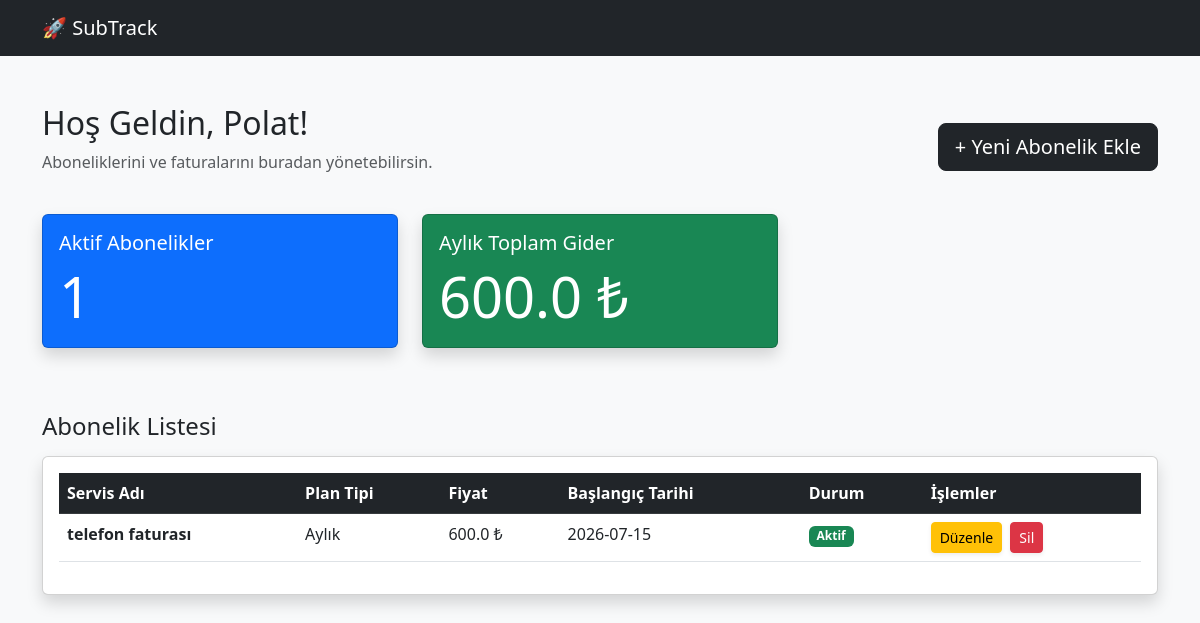
Before: / with the older database file.
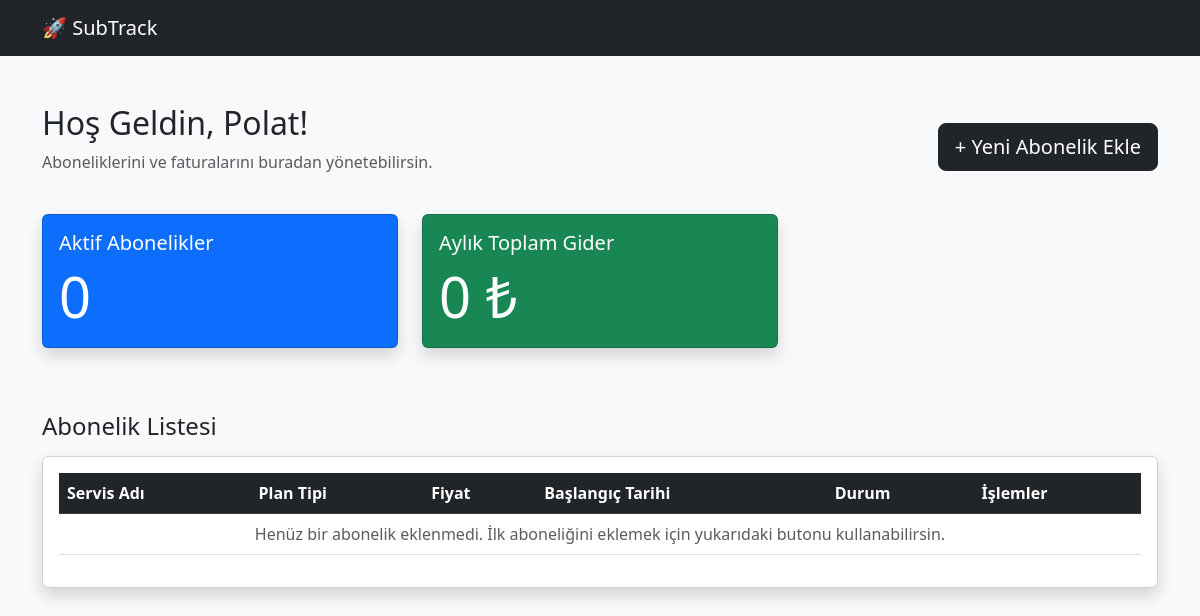
After: the same page with the newer database file.
### tables this page shows
CREATE TABLE users (
                id INTEGER PRIMARY KEY AUTOINCREMENT,
                username TEXT NOT NULL UNIQUE,
                email TEXT NOT NULL UNIQUE,
                created_at TIMESTAMP DEFAULT CURRENT_TIMESTAMP
            );

CREATE TABLE subscriptions (
                id INTEGER PRIMARY KEY AUTOINCREMENT,
                user_id INTEGER NOT NULL,
                name TEXT NOT NULL,
                plan_type TEXT NOT NULL CHECK (plan_type IN ('Aylık', 'Yıllık', 'Haftalık')),
                price REAL NOT NULL,
                start_date DATE,
                status TEXT DEFAULT 'Aktif' CHECK (status IN ('Aktif', 'İptal Edildi')),
                FOREIGN KEY (user_id) REFERENCES users (id) ON DELETE CASCADE
            );

### app.py (the view)
@app.route("/")
def home():
    current_user = db.get_users()[0]
    subs = db.get_subscriptions()
    total_subs = len(subs)
    total_cost = sum(sub['price'] for sub in subs)
    return render_template("dashboard.html", user=current_user, subs=subs, total_subs=total_subs, total_cost=total_cost)

### db.py (called while the page is built)
    def connect(self):
        self.conn = sqlite3.connect(self.db_name)
        self.conn.execute("PRAGMA foreign_keys = ON;")
        self.conn.row_factory = sqlite3.Row
        return self.conn

    def close(self):
        if self.conn:
            self.conn.close()
            self.conn = None

    def execute_query(self, query, params=None):
        opened_here = False
        if not self.conn:
            self.connect()
            opened_here = True
        try:
            cursor = self.conn.cursor()
            if params:
                cursor.execute(query, params)
            else:
                cursor.execute(query)
            self.conn.commit()
            return cursor.fetchall()
        finally:
            if opened_here:
                self.close()

    def get_users(self):
        query = "SELECT * FROM users"
        return [dict(row) for row in self.execute_query(query)]

    def get_subscriptions(self):
        query = """
            SELECT s.*, u.username
            FROM subscriptions s
            LEFT JOIN users u ON s.user_id = u.id
        """
        return [dict(row) for row in self.execute_query(query)]

### templates/dashboard.html (shortened to what this page needs)
<!DOCTYPE html>
<html lang="tr">
<head>
    <link href="https://cdn.jsdelivr.net/npm/bootstrap@5.3.0/dist/css/bootstrap.min.css" rel="stylesheet">
</head>
<body class="bg-light">
    <nav class="navbar navbar-dark bg-dark">
        <div class="container">
            <a class="navbar-brand" href="/">🚀 SubTrack</a>
        </div>
    </nav>
    <div class="container mt-5">
        <div class="d-flex justify-content-between align-items-center mb-4">
            <div>
                <h2>Hoş Geldin, {{ user['username'] }}!</h2>
                <p class="text-muted">Aboneliklerini ve faturalarını buradan yönetebilirsin.</p>
            </div>
            <a href="/add" class="btn btn-dark btn-lg">+ Yeni Abonelik Ekle</a>
        </div>
        <div class="row mt-4">
            <div class="col-md-4">
                <div class="card text-white bg-primary mb-3 shadow">
                    <div class="card-body">
                        <h5 class="card-title">Aktif Abonelikler</h5>
                        <p class="card-text display-4">{{ total_subs }}</p>
                    </div>
                </div>
            </div>
            <div class="col-md-4">
                <div class="card text-white bg-success mb-3 shadow">
                    <div class="card-body">
                        <h5 class="card-title">Aylık Toplam Gider</h5>
                        <p class="card-text display-4">{{ total_cost }} ₺</p>
                    </div>
                </div>
            </div>
        </div>
        <h4 class="mt-5">Abonelik Listesi</h4>
        <div class="card shadow mt-3 mb-5">
            <div class="card-body">
                <table class="table table-hover">
                    <thead class="table-dark">
                        <tr>
                            <th>Servis Adı</th>
                            <th>Plan Tipi</th>
                            <th>Fiyat</th>
                            <th>Başlangıç Tarihi</th>
                            <th>Durum</th>
                            <th>İşlemler</th>
                        </tr>
                    </thead>
                    <tbody>
                        {% for sub in subs %}
                        <tr>
                            <td><strong>{{ sub.name }}</strong></td>
                            <td>{{ sub.plan_type }}</td>
                            <td>{{ sub.price }} ₺</td>
                            <td>{{ sub.start_date }}</td>
                            <td><span class="badge bg-success">{{ sub.status }}</span></td>
                            <td>
                                <a href="/edit/{{ sub.id }}" class="btn btn-warning btn-sm shadow-sm me-1">Düzenle</a>
                                <a href="/delete/{{ sub.id }}" class="btn btn-danger btn-sm shadow-sm">Sil</a>
                            </td>
                        </tr>
                        {% else %}
                        <tr>
                            <td colspan="6" class="text-center text-muted">Henüz bir abonelik eklenmedi. İlk aboneliğini eklemek için yukarıdaki butonu kullanabilirsin.</td>
                        </tr>
                        {% endfor %}
                    </tbody>
                </table>
            </div>
        </div>
    </div>
</body>
</html>

Changed rows visible on the page:
removed subscriptions: name "telefon faturası", plan_type "Aylık", price "600.0", start_date "2026-07-15", status "Aktif"
Other visible differences:
{{ total_subs }}: "1" → "0"
{{ total_cost }}: "600.0" → "0"
text now shown: "Henüz bir abonelik eklenmedi. İlk aboneliğini eklemek için yukarıdaki butonu kullanabilirsin."
